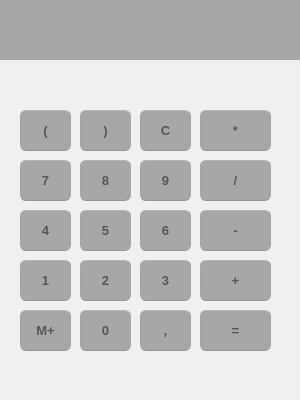
<?xml version="1.0" encoding="UTF-8"?>
<ui version="4.0">
 <class>MainWindow</class>
 <widget class="QMainWindow" name="MainWindow">
  <property name="geometry">
   <rect>
    <x>0</x>
    <y>0</y>
    <width>300</width>
    <height>400</height>
   </rect>
  </property>
  <property name="minimumSize">
   <size>
    <width>300</width>
    <height>400</height>
   </size>
  </property>
  <property name="maximumSize">
   <size>
    <width>300</width>
    <height>400</height>
   </size>
  </property>
  <property name="windowTitle">
   <string>Calculatrice</string>
  </property>
  <property name="windowIcon">
   <iconset resource="resource.qrc">
    <normaloff>:/icon/calculate.png</normaloff>:/icon/calculate.png</iconset>
  </property>
  <property name="styleSheet">
   <string notr="true">/*
Ubuntu Style Sheet for QT Applications
Author: Jaime A. Quiroga P.
Company: GTRONICK
Last updated: 09/10/2019 (dd/mm/yyyy), 12:31.
Available at: https://github.com/GTRONICK/QSS/blob/master/Ubuntu.qss
*/
QMainWindow {
	background-color:#f0f0f0;
}
QCheckBox {
	padding:2px;
}
QCheckBox:hover {
	border-radius:4px;
	border-style:solid;
	border-width:1px;
	padding-left: 1px;
	padding-right: 1px;
	padding-bottom: 1px;
	padding-top: 1px;
	border-color: rgb(255,150,60);
	background-color:qlineargradient(spread:pad, x1:0.5, y1:1, x2:0.5, y2:0, stop:0 rgba(190, 90, 50, 50), stop:1 rgba(250, 130, 40, 50));
}
QCheckBox::indicator:checked {
	border-radius:4px;
	border-style:solid;
	border-width:1px;
	border-color: rgb(246, 134, 86);
  	background-color:rgb(246, 134, 86)
}
QCheckBox::indicator:unchecked {
	border-radius:4px;
	border-style:solid;
	border-width:1px;
	border-color:rgb(246, 134, 86);
  	background-color:rgb(255,255,255);
}
QColorDialog {
	background-color:#f0f0f0;
}
QComboBox {
	color:rgb(81,72,65);
	background: #ffffff;
}
QComboBox:editable {
	background: #ffffff;
	color: rgb(81,72,65);
	selection-color:rgb(81,72,65);
	selection-background-color: #ffffff;
}
QComboBox QAbstractItemView {
	color:rgb(81,72,65);	
	background: #ffffff;
	selection-color: #ffffff;
	selection-background-color: rgb(246, 134, 86);
}
QComboBox:!editable:on, QComboBox::drop-down:editable:on {
	color:  #1e1d23;	
	background: #ffffff;
}
QDateTimeEdit {
	color:rgb(81,72,65);
	background-color: #ffffff;
}
QDateEdit {
	color:rgb(81,72,65);
	background-color: #ffffff;
}
QDialog {
	background-color:#f0f0f0;
}
QDoubleSpinBox {
	color:rgb(81,72,65);
	background-color: #ffffff;
}
QFontComboBox {
	color:rgb(81,72,65);
	background-color: #ffffff;
}
QLabel {
	color:rgb(17,17,17);
}
QLineEdit {
	background-color:rgb(255,255,255);
	selection-background-color:rgb(236,116,64);
	color:rgb(17,17,17);
}
QMenuBar {
	color:rgb(223,219,210);
	background-color:rgb(65,64,59);
}
QMenuBar::item {
	padding-top:4px;
	padding-left:4px;
	padding-right:4px;
	color:rgb(223,219,210);
	background-color:rgb(65,64,59);
}
QMenuBar::item:selected {
	color:rgb(255,255,255);
	padding-top:2px;
	padding-left:2px;
	padding-right:2px;
	border-top-width:2px;
	border-left-width:2px;
	border-right-width:2px;
	border-top-right-radius:4px;
	border-top-left-radius:4px;
	border-style:solid;
	background-color:rgb(65,64,59);
	border-top-color: rgb(47,47,44);
	border-right-color: qlineargradient(spread:pad, x1:0, y1:1, x2:1, y2:0, stop:0 rgba(90, 87, 78, 255), stop:1 rgba(47,47,44, 255));
	border-left-color:  qlineargradient(spread:pad, x1:1, y1:0, x2:0, y2:0, stop:0 rgba(90, 87, 78, 255), stop:1 rgba(47,47,44, 255));
}
QMenu {
	color:rgb(223,219,210);
	background-color:rgb(65,64,59);
}
QMenu::item {
	color:rgb(223,219,210);
	padding-left:20px;
	padding-top:4px;
	padding-bottom:4px;
	padding-right:10px;
}
QMenu::item:selected {
	color:rgb(255,255,255);
	background-color: qlineargradient(spread:pad, x1:0.5, y1:1, x2:0.5, y2:0, stop:0 rgba(225, 108, 54, 255), stop:1 rgba(246, 134, 86, 255));
	border-style:solid;
	border-width:3px;
	padding-left:17px;
	padding-top:4px;
	padding-bottom:4px;
	padding-right:7px;
	border-bottom-color:qlineargradient(spread:pad, x1:0.5, y1:1, x2:0.5, y2:0, stop:0 rgba(175,85,48,255), stop:1 rgba(236,114,67, 255));
	border-top-color:qlineargradient(spread:pad, x1:0.5, y1:1, x2:0.5, y2:0, stop:0 rgba(253,156,113,255), stop:1 rgba(205,90,46, 255));
	border-right-color:qlineargradient(spread:pad, x1:0, y1:0.5, x2:1, y2:0.5, stop:0 rgba(253,156,113,255), stop:1 rgba(205,90,46, 255));
	border-left-color:qlineargradient(spread:pad, x1:1, y1:0.5, x2:0, y2:0.5, stop:0 rgba(253,156,113,255), stop:1 rgba(205,90,46, 255));
}
QPlainTextEdit {
	border-width: 1px;
	border-style: solid;
	border-color:transparent;
	color:rgb(17,17,17);
	selection-background-color:rgb(236,116,64);
}
QProgressBar {
	text-align: center;
	color: rgb(0, 0, 0);
	border-width: 1px; 
	border-radius: 10px;
	border-style: inset;
	border-color: rgb(150,150,150);
	background-color:rgb(221,221,219);
}
QProgressBar::chunk:horizontal {
	background-color: qlineargradient(spread:pad, x1:0.5, y1:1, x2:0.5, y2:0, stop:0 rgba(225, 108, 54, 255), stop:1 rgba(246, 134, 86, 255));
	border-style: solid;
	border-radius:8px;
	border-width:1px;
	border-bottom-color:qlineargradient(spread:pad, x1:0.5, y1:1, x2:0.5, y2:0, stop:0 rgba(175,85,48,255), stop:1 rgba(236,114,67, 255));
	border-top-color:qlineargradient(spread:pad, x1:0.5, y1:1, x2:0.5, y2:0, stop:0 rgba(253,156,113,255), stop:1 rgba(205,90,46, 255));
	border-right-color:qlineargradient(spread:pad, x1:0, y1:0.5, x2:1, y2:0.5, stop:0 rgba(253,156,113,255), stop:1 rgba(205,90,46, 255));
	border-left-color:qlineargradient(spread:pad, x1:1, y1:0.5, x2:0, y2:0.5, stop:0 rgba(253,156,113,255), stop:1 rgba(205,90,46, 255));
}
QPushButton{
	color:rgb(17,17,17);
	border-width: 1px;
	border-radius: 6px;
	border-bottom-color: rgb(150,150,150);
	border-right-color: rgb(165,165,165);
	border-left-color: rgb(165,165,165);
	border-top-color: rgb(180,180,180);
	border-style: solid;
	padding: 4px;
	background-color: qlineargradient(spread:pad, x1:0.5, y1:1, x2:0.5, y2:0, stop:0 rgba(220, 220, 220, 255), stop:1 rgba(255, 255, 255, 255));
}
QPushButton:hover{
	color:rgb(17,17,17);
	border-width: 1px;
	border-radius:6px;
	border-top-color: rgb(255,150,60);
	border-right-color: qlineargradient(spread:pad, x1:0, y1:1, x2:1, y2:0, stop:0 rgba(200, 70, 20, 255), stop:1 rgba(255,150,60, 255));
	border-left-color:  qlineargradient(spread:pad, x1:1, y1:0, x2:0, y2:0, stop:0 rgba(200, 70, 20, 255), stop:1 rgba(255,150,60, 255));
	border-bottom-color: rgb(200,70,20);
	border-style: solid;
	padding: 2px;
	background-color: qlineargradient(spread:pad, x1:0.5, y1:1, x2:0.5, y2:0, stop:0 rgba(220, 220, 220, 255), stop:1 rgba(255, 255, 255, 255));
}
QPushButton:default{
	color:rgb(17,17,17);
	border-width: 1px;
	border-radius:6px;
	border-top-color: rgb(255,150,60);
	border-right-color: qlineargradient(spread:pad, x1:0, y1:1, x2:1, y2:0, stop:0 rgba(200, 70, 20, 255), stop:1 rgba(255,150,60, 255));
	border-left-color:  qlineargradient(spread:pad, x1:1, y1:0, x2:0, y2:0, stop:0 rgba(200, 70, 20, 255), stop:1 rgba(255,150,60, 255));
	border-bottom-color: rgb(200,70,20);
	border-style: solid;
	padding: 2px;
	background-color: qlineargradient(spread:pad, x1:0.5, y1:1, x2:0.5, y2:0, stop:0 rgba(220, 220, 220, 255), stop:1 rgba(255, 255, 255, 255));
}
QPushButton:pressed{
	color:rgb(17,17,17);
	border-width: 1px;
	border-radius: 6px;
	border-width: 1px;
	border-top-color: rgba(255,150,60,200);
	border-right-color: qlineargradient(spread:pad, x1:0, y1:1, x2:1, y2:0, stop:0 rgba(200, 70, 20, 255), stop:1 rgba(255,150,60, 200));
	border-left-color:  qlineargradient(spread:pad, x1:1, y1:0, x2:0, y2:0, stop:0 rgba(200, 70, 20, 255), stop:1 rgba(255,150,60, 200));
	border-bottom-color: rgba(200,70,20,200);
	border-style: solid;
	padding: 2px;
	background-color: qlineargradient(spread:pad, x1:0.5, y1:0, x2:0.5, y2:1, stop:0 rgba(220, 220, 220, 255), stop:1 rgba(255, 255, 255, 255));
}
QPushButton:disabled{
	color:rgb(174,167,159);
	border-width: 1px;
	border-radius: 6px;
	background-color: qlineargradient(spread:pad, x1:0.5, y1:1, x2:0.5, y2:0, stop:0 rgba(200, 200, 200, 255), stop:1 rgba(230, 230, 230, 255));
}
QRadioButton {
	padding: 1px;
}
QRadioButton::indicator:checked {
	height: 10px;
	width: 10px;
	border-style:solid;
	border-radius:5px;
	border-width: 1px;
	border-color: rgba(246, 134, 86, 255);
	color: #a9b7c6;
	background-color:rgba(246, 134, 86, 255);
}
QRadioButton::indicator:!checked {
	height: 10px;
	width: 10px;
	border-style:solid;
	border-radius:5px;
	border-width: 1px;
	border-color: rgb(246, 134, 86);
	color: #a9b7c6;
	background-color: transparent;
}
QScrollArea {
	color: #FFFFFF;
	background-color:#f0f0f0;
}
QSlider::groove {
	border-style: solid;
	border-width: 1px;
	border-color: rgb(207,207,207);
}
QSlider::groove:horizontal {
	height: 5px;
	background: rgb(246, 134, 86);
}
QSlider::groove:vertical {
	width: 5px;
	background: rgb(246, 134, 86);
}
QSlider::handle:horizontal {
	background: rgb(253,253,253);
	border-style: solid;
	border-width: 1px;
	border-color: rgb(207,207,207);
	width: 12px;
	margin: -5px 0;
	border-radius: 7px;
}
QSlider::handle:vertical {
	background: rgb(253,253,253);
	border-style: solid;
	border-width: 1px;
	border-color: rgb(207,207,207);
	height: 12px;
	margin: 0 -5px;
	border-radius: 7px;
}
QSlider::add-page:horizontal {
 	background: white;
}
QSlider::add-page:vertical {
	background: white;
}
QSlider::sub-page:horizontal {
	background: rgb(246, 134, 86);
}
QSlider::sub-page:vertical {
  	background: rgb(246, 134, 86);
}
QStatusBar {
	color:rgb(81,72,65);
}
QSpinBox {
	color:rgb(81,72,65);
	background-color: #ffffff;
}
QScrollBar:horizontal {
	max-height: 20px;
	border: 1px transparent grey;
	margin: 0px 20px 0px 20px;
}
QScrollBar::handle:horizontal {
	background: rgb(253,253,253);
	border-style: solid;
	border-width: 1px;
	border-color: rgb(207,207,207);
	border-radius: 7px;
	min-width: 25px;
}
QScrollBar::handle:horizontal:hover {
	background: rgb(253,253,253);
	border-style: solid;
	border-width: 1px;
	border-color: rgb(255,150,60);
	border-radius: 7px;
	min-width: 25px;
}
QScrollBar::add-line:horizontal {
  	border: 1px solid;
  	border-color: rgb(207,207,207);
  	border-top-right-radius: 7px;
  	border-top-left-radius: 7px;
  	border-bottom-right-radius: 7px;
  	background: rgb(255, 255, 255);
  	width: 20px;
  	subcontrol-position: right;
  	subcontrol-origin: margin;
}
QScrollBar::add-line:horizontal:hover {
  	border: 1px solid;
  	border-top-right-radius: 7px;
  	border-top-left-radius: 7px;
  	border-bottom-right-radius: 7px;
  	border-color: rgb(255,150,60);
  	background: rgb(255, 255, 255);
  	width: 20px;
  	subcontrol-position: right;
  	subcontrol-origin: margin;
}
QScrollBar::add-line:horizontal:pressed {
  	border: 1px solid grey;
  	border-top-left-radius: 7px;
  	border-top-right-radius: 7px;
  	border-bottom-right-radius: 7px;
  	background: rgb(231,231,231);
  	width: 20px;
  	subcontrol-position: right;
  	subcontrol-origin: margin;
}
QScrollBar::sub-line:horizontal {
  	border: 1px solid;
  	border-color: rgb(207,207,207);
  	border-top-right-radius: 7px;
  	border-top-left-radius: 7px;
  	border-bottom-left-radius: 7px;
  	background: rgb(255, 255, 255);
  	width: 20px;
  	subcontrol-position: left;
  	subcontrol-origin: margin;
}
QScrollBar::sub-line:horizontal:hover {
  	border: 1px solid;
  	border-color: rgb(255,150,60);
  	border-top-right-radius: 7px;
  	border-top-left-radius: 7px;
  	border-bottom-left-radius: 7px;
  	background: rgb(255, 255, 255);
  	width: 20px;
  	subcontrol-position: left;
  	subcontrol-origin: margin;
}
QScrollBar::sub-line:horizontal:pressed {
  	border: 1px solid grey;
  	border-top-right-radius: 7px;
  	border-top-left-radius: 7px;
  	border-bottom-left-radius: 7px;
  	background: rgb(231,231,231);
  	width: 20px;
  	subcontrol-position: left;
  	subcontrol-origin: margin;
}
QScrollBar::left-arrow:horizontal {
  	border: 1px transparent grey;
  	border-top-left-radius: 3px;
  	border-bottom-left-radius: 3px;
  	width: 6px;
  	height: 6px;
  	background: rgb(230,230,230);
}
QScrollBar::right-arrow:horizontal {
	border: 1px transparent grey;
	border-top-right-radius: 3px;
	border-bottom-right-radius: 3px;
  	width: 6px;
  	height: 6px;
 	background: rgb(230,230,230);
}
QScrollBar::add-page:horizontal, QScrollBar::sub-page:horizontal {
 	background: none;
} 
QScrollBar:vertical {
	max-width: 20px;
	border: 1px transparent grey;
	margin: 20px 0px 20px 0px;
}
QScrollBar::add-line:vertical {
	border: 1px solid;
	border-color: rgb(207,207,207);
	border-bottom-right-radius: 7px;
	border-bottom-left-radius: 7px;
	border-top-left-radius: 7px;
	background: rgb(255, 255, 255);
  	height: 20px;
  	subcontrol-position: bottom;
  	subcontrol-origin: margin;
}
QScrollBar::add-line:vertical:hover {
  	border: 1px solid;
  	border-color: rgb(255,150,60);
  	border-bottom-right-radius: 7px;
  	border-bottom-left-radius: 7px;
  	border-top-left-radius: 7px;
  	background: rgb(255, 255, 255);
  	height: 20px;
  	subcontrol-position: bottom;
  	subcontrol-origin: margin;
}
QScrollBar::add-line:vertical:pressed {
  	border: 1px solid grey;
  	border-bottom-left-radius: 7px;
  	border-bottom-right-radius: 7px;
  	border-top-left-radius: 7px;
  	background: rgb(231,231,231);
  	height: 20px;
  	subcontrol-position: bottom;
  	subcontrol-origin: margin;
}
QScrollBar::sub-line:vertical {
  	border: 1px solid;
  	border-color: rgb(207,207,207);
  	border-top-right-radius: 7px;
  	border-top-left-radius: 7px;
  	border-bottom-left-radius: 7px;
  	background: rgb(255, 255, 255);
  	height: 20px;
  	subcontrol-position: top;
  	subcontrol-origin: margin;
}
QScrollBar::sub-line:vertical:hover {
  	border: 1px solid;
  	border-color: rgb(255,150,60);
  	border-top-right-radius: 7px;
  	border-top-left-radius: 7px;
  	border-bottom-left-radius: 7px;
	background: rgb(255, 255, 255);
  	height: 20px;
  	subcontrol-position: top;
  	subcontrol-origin: margin;
}
QScrollBar::sub-line:vertical:pressed {
  	border: 1px solid grey;
  	border-top-left-radius: 7px;
  	border-top-right-radius: 7px;
  	background: rgb(231,231,231);
 	height: 20px;
  	subcontrol-position: top;
  	subcontrol-origin: margin;
}
QScrollBar::handle:vertical {
	background: rgb(253,253,253);
	border-style: solid;
	border-width: 1px;
	border-color: rgb(207,207,207);
	border-radius: 7px;
	min-height: 25px;
}
QScrollBar::handle:vertical:hover {
	background: rgb(253,253,253);
	border-style: solid;
	border-width: 1px;
	border-color: rgb(255,150,60);
	border-radius: 7px;
	min-height: 25px;
}
QScrollBar::up-arrow:vertical {
	border: 1px transparent grey;
  	border-top-left-radius: 3px;
	border-top-right-radius: 3px;
  	width: 6px;
  	height: 6px;
  	background: rgb(230,230,230);
}
QScrollBar::down-arrow:vertical {
  	border: 1px transparent grey;
  	border-bottom-left-radius: 3px;
  	border-bottom-right-radius: 3px;
  	width: 6px;
  	height: 6px;
  	background: rgb(230,230,230);
}
QScrollBar::add-page:vertical, QScrollBar::sub-page:vertical {
  	background: none;
}
QTabWidget {
	color:rgb(0,0,0);
	background-color:rgb(247,246,246);
}
QTabWidget::pane {
	border-color: rgb(180,180,180);
	background-color:rgb(247,246,246);
	border-style: solid;
	border-width: 1px;
  	border-radius: 6px;
}
QTabBar::tab {
	padding-left:4px;
	padding-right:4px;
	padding-bottom:2px;
	padding-top:2px;
	color:rgb(81,72,65);
  	background-color: qlineargradient(spread:pad, x1:0.5, y1:1, x2:0.5, y2:0, stop:0 rgba(221,218,217,255), stop:1 rgba(240,239,238,255));
	border-style: solid;
	border-width: 1px;
  	border-top-right-radius:4px;
	border-top-left-radius:4px;
	border-top-color: rgb(180,180,180);
	border-left-color: rgb(180,180,180);
	border-right-color: rgb(180,180,180);
	border-bottom-color: transparent;
}
QTabBar::tab:selected, QTabBar::tab:last:selected, QTabBar::tab:hover {
  	background-color:rgb(247,246,246);
  	margin-left: 0px;
  	margin-right: 1px;
}
QTabBar::tab:!selected {
	margin-top: 1px;
	margin-right: 1px;
}
QTextEdit {
	border-width: 1px;
	border-style: solid;
	border-color:transparent;
	color:rgb(17,17,17);
	selection-background-color:rgb(236,116,64);
}
QTimeEdit {
	color:rgb(81,72,65);
	background-color: #ffffff;
}
QToolBox {
	color:rgb(81,72,65);
	background-color: #ffffff;
}
QToolBox::tab {
	color:rgb(81,72,65);
	background-color: #ffffff;
}
QToolBox::tab:selected {
	color:rgb(81,72,65);
	background-color: #ffffff;
}</string>
  </property>
  <widget class="QWidget" name="centralwidget">
   <widget class="QLineEdit" name="lineEdit">
    <property name="geometry">
     <rect>
      <x>0</x>
      <y>0</y>
      <width>350</width>
      <height>60</height>
     </rect>
    </property>
    <property name="font">
     <font>
      <family>Roboto Black</family>
      <pointsize>12</pointsize>
      <weight>75</weight>
      <bold>true</bold>
     </font>
    </property>
    <property name="autoFillBackground">
     <bool>false</bool>
    </property>
    <property name="styleSheet">
     <string notr="true">background-color: rgb(167, 167, 167);
color: rgb(0, 0, 0);</string>
    </property>
    <property name="frame">
     <bool>false</bool>
    </property>
    <property name="readOnly">
     <bool>true</bool>
    </property>
   </widget>
   <widget class="QPushButton" name="pushButton">
    <property name="geometry">
     <rect>
      <x>20</x>
      <y>310</y>
      <width>51</width>
      <height>41</height>
     </rect>
    </property>
    <property name="font">
     <font>
      <pointsize>10</pointsize>
      <weight>75</weight>
      <bold>true</bold>
     </font>
    </property>
    <property name="toolTip">
     <string>&lt;html&gt;&lt;head/&gt;&lt;body&gt;&lt;p&gt;Ajout de mémoire&lt;/p&gt;&lt;/body&gt;&lt;/html&gt;</string>
    </property>
    <property name="styleSheet">
     <string notr="true">color: rgb(86, 86, 86);
background-color: rgb(167, 167, 167);</string>
    </property>
    <property name="text">
     <string>M+</string>
    </property>
    <property name="flat">
     <bool>false</bool>
    </property>
   </widget>
   <widget class="QPushButton" name="pushButton_7">
    <property name="geometry">
     <rect>
      <x>140</x>
      <y>310</y>
      <width>51</width>
      <height>41</height>
     </rect>
    </property>
    <property name="font">
     <font>
      <pointsize>10</pointsize>
      <weight>75</weight>
      <bold>true</bold>
     </font>
    </property>
    <property name="styleSheet">
     <string notr="true">color: rgb(86, 86, 86);
background-color: rgb(167, 167, 167);</string>
    </property>
    <property name="text">
     <string>,</string>
    </property>
    <property name="flat">
     <bool>false</bool>
    </property>
   </widget>
   <widget class="QPushButton" name="pushButton_8">
    <property name="geometry">
     <rect>
      <x>80</x>
      <y>310</y>
      <width>51</width>
      <height>41</height>
     </rect>
    </property>
    <property name="font">
     <font>
      <pointsize>10</pointsize>
      <weight>75</weight>
      <bold>true</bold>
     </font>
    </property>
    <property name="styleSheet">
     <string notr="true">background-color: rgb(167, 167, 167);
color: rgb(86, 86, 86);</string>
    </property>
    <property name="text">
     <string>0</string>
    </property>
    <property name="flat">
     <bool>false</bool>
    </property>
   </widget>
   <widget class="QPushButton" name="pushButton_9">
    <property name="geometry">
     <rect>
      <x>20</x>
      <y>260</y>
      <width>51</width>
      <height>41</height>
     </rect>
    </property>
    <property name="font">
     <font>
      <pointsize>10</pointsize>
      <weight>75</weight>
      <bold>true</bold>
     </font>
    </property>
    <property name="styleSheet">
     <string notr="true">color: rgb(86, 86, 86);
background-color: rgb(167, 167, 167);</string>
    </property>
    <property name="text">
     <string>1</string>
    </property>
    <property name="flat">
     <bool>false</bool>
    </property>
   </widget>
   <widget class="QPushButton" name="pushButton_10">
    <property name="geometry">
     <rect>
      <x>140</x>
      <y>260</y>
      <width>51</width>
      <height>41</height>
     </rect>
    </property>
    <property name="font">
     <font>
      <pointsize>10</pointsize>
      <weight>75</weight>
      <bold>true</bold>
     </font>
    </property>
    <property name="styleSheet">
     <string notr="true">color: rgb(86, 86, 86);
background-color: rgb(167, 167, 167);</string>
    </property>
    <property name="text">
     <string>3</string>
    </property>
    <property name="flat">
     <bool>false</bool>
    </property>
   </widget>
   <widget class="QPushButton" name="pushButton_11">
    <property name="geometry">
     <rect>
      <x>80</x>
      <y>260</y>
      <width>51</width>
      <height>41</height>
     </rect>
    </property>
    <property name="font">
     <font>
      <pointsize>10</pointsize>
      <weight>75</weight>
      <bold>true</bold>
     </font>
    </property>
    <property name="styleSheet">
     <string notr="true">color: rgb(86, 86, 86);
background-color: rgb(167, 167, 167);</string>
    </property>
    <property name="text">
     <string>2</string>
    </property>
    <property name="flat">
     <bool>false</bool>
    </property>
   </widget>
   <widget class="QPushButton" name="pushButton_12">
    <property name="geometry">
     <rect>
      <x>20</x>
      <y>210</y>
      <width>51</width>
      <height>41</height>
     </rect>
    </property>
    <property name="font">
     <font>
      <pointsize>10</pointsize>
      <weight>75</weight>
      <bold>true</bold>
     </font>
    </property>
    <property name="styleSheet">
     <string notr="true">color: rgb(86, 86, 86);
background-color: rgb(167, 167, 167);</string>
    </property>
    <property name="text">
     <string>4</string>
    </property>
    <property name="flat">
     <bool>false</bool>
    </property>
   </widget>
   <widget class="QPushButton" name="pushButton_13">
    <property name="geometry">
     <rect>
      <x>140</x>
      <y>210</y>
      <width>51</width>
      <height>41</height>
     </rect>
    </property>
    <property name="font">
     <font>
      <pointsize>10</pointsize>
      <weight>75</weight>
      <bold>true</bold>
     </font>
    </property>
    <property name="styleSheet">
     <string notr="true">color: rgb(86, 86, 86);
background-color: rgb(167, 167, 167);</string>
    </property>
    <property name="text">
     <string>6</string>
    </property>
    <property name="flat">
     <bool>false</bool>
    </property>
   </widget>
   <widget class="QPushButton" name="pushButton_14">
    <property name="geometry">
     <rect>
      <x>80</x>
      <y>210</y>
      <width>51</width>
      <height>41</height>
     </rect>
    </property>
    <property name="font">
     <font>
      <pointsize>10</pointsize>
      <weight>75</weight>
      <bold>true</bold>
     </font>
    </property>
    <property name="styleSheet">
     <string notr="true">color: rgb(86, 86, 86);
background-color: rgb(167, 167, 167);</string>
    </property>
    <property name="text">
     <string>5</string>
    </property>
    <property name="flat">
     <bool>false</bool>
    </property>
   </widget>
   <widget class="QPushButton" name="pushButton_15">
    <property name="geometry">
     <rect>
      <x>20</x>
      <y>160</y>
      <width>51</width>
      <height>41</height>
     </rect>
    </property>
    <property name="font">
     <font>
      <pointsize>10</pointsize>
      <weight>75</weight>
      <bold>true</bold>
     </font>
    </property>
    <property name="styleSheet">
     <string notr="true">color: rgb(86, 86, 86);
background-color: rgb(167, 167, 167);</string>
    </property>
    <property name="text">
     <string>7</string>
    </property>
    <property name="flat">
     <bool>false</bool>
    </property>
   </widget>
   <widget class="QPushButton" name="pushButton_16">
    <property name="geometry">
     <rect>
      <x>140</x>
      <y>160</y>
      <width>51</width>
      <height>41</height>
     </rect>
    </property>
    <property name="font">
     <font>
      <pointsize>10</pointsize>
      <weight>75</weight>
      <bold>true</bold>
     </font>
    </property>
    <property name="styleSheet">
     <string notr="true">color: rgb(86, 86, 86);
background-color: rgb(167, 167, 167);</string>
    </property>
    <property name="text">
     <string>9</string>
    </property>
    <property name="flat">
     <bool>false</bool>
    </property>
   </widget>
   <widget class="QPushButton" name="pushButton_17">
    <property name="geometry">
     <rect>
      <x>80</x>
      <y>160</y>
      <width>51</width>
      <height>41</height>
     </rect>
    </property>
    <property name="font">
     <font>
      <pointsize>10</pointsize>
      <weight>75</weight>
      <bold>true</bold>
     </font>
    </property>
    <property name="styleSheet">
     <string notr="true">color: rgb(86, 86, 86);
background-color: rgb(167, 167, 167);</string>
    </property>
    <property name="text">
     <string>8</string>
    </property>
    <property name="flat">
     <bool>false</bool>
    </property>
   </widget>
   <widget class="QPushButton" name="pushButton_18">
    <property name="geometry">
     <rect>
      <x>20</x>
      <y>110</y>
      <width>51</width>
      <height>41</height>
     </rect>
    </property>
    <property name="font">
     <font>
      <pointsize>10</pointsize>
      <weight>75</weight>
      <bold>true</bold>
     </font>
    </property>
    <property name="styleSheet">
     <string notr="true">color: rgb(86, 86, 86);
background-color: rgb(167, 167, 167);</string>
    </property>
    <property name="text">
     <string>(</string>
    </property>
    <property name="flat">
     <bool>false</bool>
    </property>
   </widget>
   <widget class="QPushButton" name="pushButton_19">
    <property name="geometry">
     <rect>
      <x>140</x>
      <y>110</y>
      <width>51</width>
      <height>41</height>
     </rect>
    </property>
    <property name="font">
     <font>
      <pointsize>10</pointsize>
      <weight>75</weight>
      <bold>true</bold>
     </font>
    </property>
    <property name="toolTip">
     <string>&lt;html&gt;&lt;head/&gt;&lt;body&gt;&lt;p&gt;Cancel&lt;/p&gt;&lt;/body&gt;&lt;/html&gt;</string>
    </property>
    <property name="styleSheet">
     <string notr="true">color: rgb(86, 86, 86);
background-color: rgb(167, 167, 167);</string>
    </property>
    <property name="text">
     <string>C</string>
    </property>
    <property name="flat">
     <bool>false</bool>
    </property>
   </widget>
   <widget class="QPushButton" name="pushButton_20">
    <property name="geometry">
     <rect>
      <x>80</x>
      <y>110</y>
      <width>51</width>
      <height>41</height>
     </rect>
    </property>
    <property name="font">
     <font>
      <pointsize>10</pointsize>
      <weight>75</weight>
      <bold>true</bold>
     </font>
    </property>
    <property name="styleSheet">
     <string notr="true">color: rgb(86, 86, 86);
background-color: rgb(167, 167, 167);</string>
    </property>
    <property name="text">
     <string>)</string>
    </property>
    <property name="flat">
     <bool>false</bool>
    </property>
   </widget>
   <widget class="QPushButton" name="pushButton_21">
    <property name="geometry">
     <rect>
      <x>200</x>
      <y>160</y>
      <width>71</width>
      <height>41</height>
     </rect>
    </property>
    <property name="font">
     <font>
      <pointsize>10</pointsize>
      <weight>75</weight>
      <bold>true</bold>
     </font>
    </property>
    <property name="styleSheet">
     <string notr="true">color: rgb(86, 86, 86);
background-color: rgb(167, 167, 167);
</string>
    </property>
    <property name="text">
     <string>/</string>
    </property>
    <property name="flat">
     <bool>false</bool>
    </property>
   </widget>
   <widget class="QPushButton" name="pushButton_22">
    <property name="geometry">
     <rect>
      <x>200</x>
      <y>110</y>
      <width>71</width>
      <height>41</height>
     </rect>
    </property>
    <property name="font">
     <font>
      <pointsize>10</pointsize>
      <weight>75</weight>
      <bold>true</bold>
     </font>
    </property>
    <property name="styleSheet">
     <string notr="true">color: rgb(86, 86, 86);
background-color: rgb(167, 167, 167);</string>
    </property>
    <property name="text">
     <string>*</string>
    </property>
    <property name="flat">
     <bool>false</bool>
    </property>
   </widget>
   <widget class="QPushButton" name="pushButton_23">
    <property name="geometry">
     <rect>
      <x>200</x>
      <y>210</y>
      <width>71</width>
      <height>41</height>
     </rect>
    </property>
    <property name="font">
     <font>
      <pointsize>10</pointsize>
      <weight>75</weight>
      <bold>true</bold>
     </font>
    </property>
    <property name="styleSheet">
     <string notr="true">color: rgb(86, 86, 86);
background-color: rgb(167, 167, 167);</string>
    </property>
    <property name="text">
     <string>-</string>
    </property>
    <property name="flat">
     <bool>false</bool>
    </property>
   </widget>
   <widget class="QPushButton" name="pushButton_24">
    <property name="geometry">
     <rect>
      <x>200</x>
      <y>260</y>
      <width>71</width>
      <height>41</height>
     </rect>
    </property>
    <property name="font">
     <font>
      <pointsize>10</pointsize>
      <weight>75</weight>
      <bold>true</bold>
     </font>
    </property>
    <property name="styleSheet">
     <string notr="true">color: rgb(86, 86, 86);
background-color: rgb(167, 167, 167);</string>
    </property>
    <property name="text">
     <string>+</string>
    </property>
    <property name="flat">
     <bool>false</bool>
    </property>
   </widget>
   <widget class="QPushButton" name="pushButton_25">
    <property name="geometry">
     <rect>
      <x>200</x>
      <y>310</y>
      <width>71</width>
      <height>41</height>
     </rect>
    </property>
    <property name="font">
     <font>
      <pointsize>10</pointsize>
      <weight>75</weight>
      <bold>true</bold>
     </font>
    </property>
    <property name="styleSheet">
     <string notr="true">color: rgb(86, 86, 86);
background-color: rgb(167, 167, 167);</string>
    </property>
    <property name="text">
     <string>=</string>
    </property>
    <property name="flat">
     <bool>false</bool>
    </property>
   </widget>
  </widget>
 </widget>
 <resources>
  <include location="resource.qrc"/>
 </resources>
 <connections/>
</ui>
